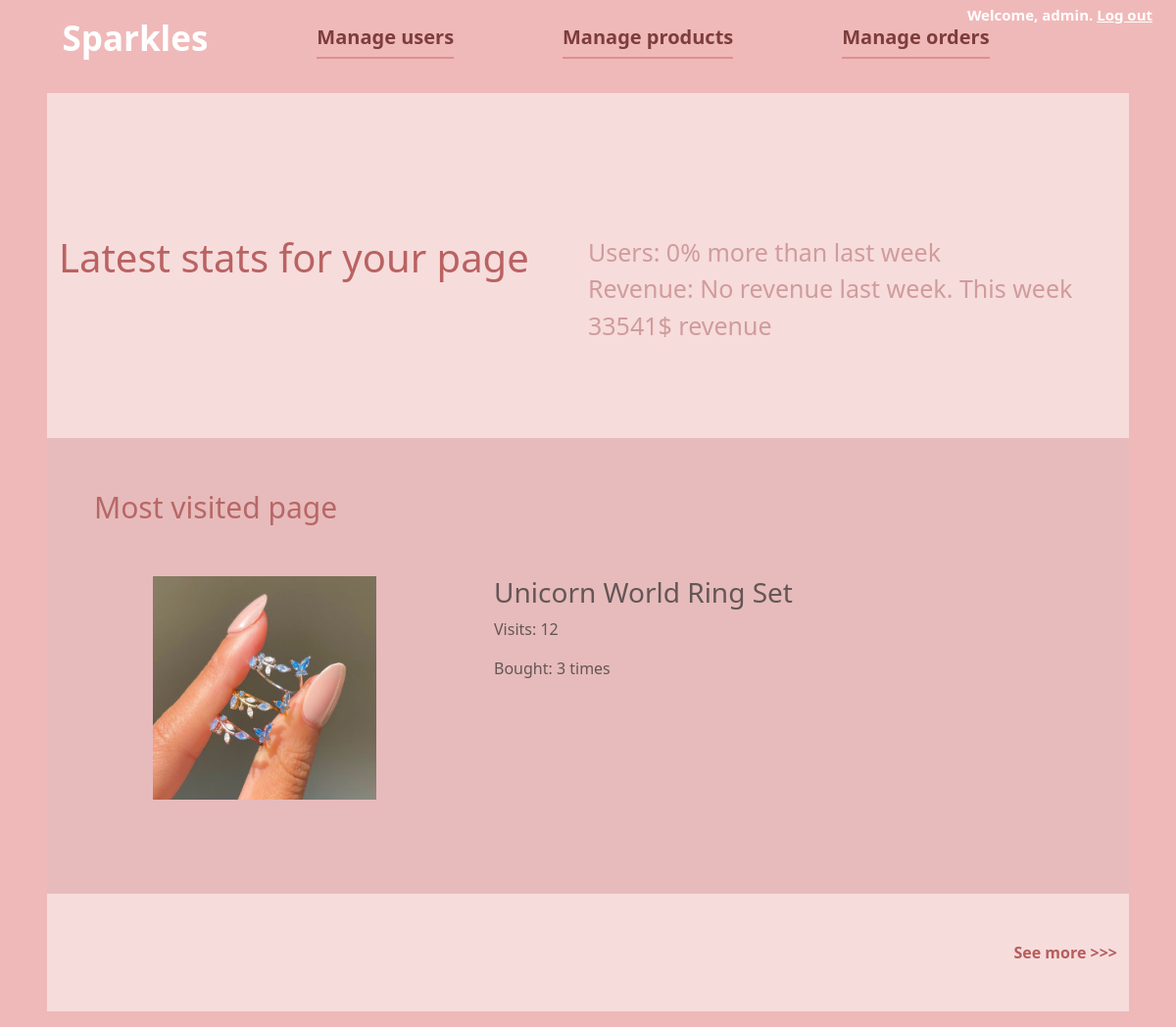
The page /dashboard/ (signed in) on the database its author committed.
### shop/models.py (models this page shows, shortened)
class Product(models.Model):
    name = models.CharField(max_length=255)
    quantity = models.IntegerField()
    price = models.IntegerField()
    image = models.ImageField(upload_to='images', blank=True)
    description = models.TextField(max_length=255)
    category = models.ForeignKey(Category, on_delete=models.CASCADE)
    brand = models.ForeignKey(Brand, on_delete=models.CASCADE, blank=True, null=True)
    visits = models.IntegerField(default=0)

### shop/views.py (the view)
# urls.py: path('dashboard/', dashboard, name="dashboard"),
@login_required(login_url="/admin_login")
@user_passes_test(is_seller, login_url="/admin_login")
def dashboard(request):
    context = dict()
    context['most_visited_product'] = get_most_visited_product_info()
    users_last_week = get_number_users_in_interval(14, 7)
    users_this_week = get_number_users_in_interval(7,0)
    msg_users =  f"{int((float(users_this_week)-float(users_last_week))*100/float(users_last_week))}% more than last week" if users_this_week>=users_last_week and users_last_week!=0 and users_this_week!=0 \
                else f"{int((float(users_last_week)-float(users_this_week))*100/float(users_this_week))}% less than last week" if users_last_week>users_this_week and users_last_week!=0 and users_this_week!=0 \
                else f"No users this week. Last week {users_last_week} new users" if users_this_week==0 \
                else f"No users last week. This week {users_this_week} new users"
    print(f"Users last week: {users_last_week}, this week: {users_this_week}")
    revenue_last_week = get_revenue_in_interval(14,7)
    revenue_this_week = get_revenue_in_interval(7,0)
    msg_revenue =  f"{int((float(revenue_this_week)-float(revenue_last_week))*100/float(revenue_last_week))}% more than last week" if revenue_this_week>=revenue_last_week and revenue_last_week!=0 and revenue_this_week!=0 \
                else f"{int((float(revenue_last_week)-float(revenue_this_week))*100/float(revenue_this_week))}% less than last week" if revenue_last_week>revenue_this_week and revenue_last_week!=0 and revenue_this_week!=0 \
                else f"No revenue this week. Last week {revenue_last_week}$ revenue" if revenue_this_week==0 \
                else f"No revenue last week. This week {revenue_this_week}$ revenue"
    print(f"Revenue last week: {revenue_last_week}, this week: {revenue_this_week}")
    context["user_info"] = msg_users
    context["revenue_info"] = msg_revenue
    return render(request, "seller/dashboard.html", context=context)

### shop/models.py (called while the page is built)
    def __str__(self) -> str:
        return f"{self.user.username} - {self.total}. Paid order: {self.paid}"

### shop/views.py (called while the page is built)
def is_seller(user):
    return user.groups.filter(name='Seller').exists()

def get_most_visited_product_info():
    product = max(Product.objects.all(), key=lambda x: x.visits)
    times_bought = len(OrderItem.objects.filter(product=product))
    return {"product" : product, "times_bought": times_bought}

def get_number_users_in_interval(start, end):
    start_date = datetime.datetime.now()
    if start!=0:
        start_date = datetime.datetime.now() - datetime.timedelta(days = start)
    end_date = datetime.datetime.now()
    if end!=0:
        end_date = datetime.datetime.now() - datetime.timedelta(days = end)
    users = User.objects.filter(date_joined__gt=start_date, date_joined__lte=end_date)
    print(f"Users: {users} Total {len(users)}")
    return len(users)

def get_revenue_in_interval(start, end):
    start_date = datetime.datetime.now()
    if start!=0:
        start_date = datetime.datetime.now() - datetime.timedelta(days = start)
    end_date = datetime.datetime.now()
    if end!=0:
        end_date = datetime.datetime.now() - datetime.timedelta(days = end)
    print(Order.objects.filter(paid=True).all())
    orders = Order.objects.filter(date__gt=start_date, date__lte=end_date, paid=True)
    print(f"{start}-{end} Orders: {orders} Total {len(orders)}")
    return sum(order.total for order in orders)

### shop/templates/seller/dashboard.html
{% extends "seller/seller_base.html" %}
{% block content %}
<div style="background-color: rgb(240, 185, 185);width: 100%;" >
    <div class="px-5 py-3" style="width: 100%; height: 100%;">
        <div style="background-color: rgba(255, 255, 255, 0.5); width: 100%; height: 100%;">
            <div class="container py-5">
                <div class="row py-5 my-5">
                    <div class="col"><h1 style="color: rgb(186, 98, 98);">Latest stats for your page</h1></div>
                    <div class="col" style="color: rgb(208, 156, 156); font-size: 25px;">
                        <div class="row">
                            Users: {{user_info}}
                        </div>
                        <div class="row">
                            Revenue: {{revenue_info}}
                        </div>
                    </div>
                </div>
                <div class="row my-5 p-5" style="background-color: rgb(231, 187, 187);">
                    <div class="col">
                        <div class="row" style="color: rgb(184, 103, 103); font-size: 30px;">Most visited page</div>
                        <div class="row">
                            <div class="col-md-3 m-5">
                                <img src="{{most_visited_product.product.image.url}}" width="100%"/>
                            </div>
                            <div class="col m-5" style="color: rgb(100, 86, 86);">
                                <h3>{{most_visited_product.product.name}}</h3>
                                <p>Visits: {{most_visited_product.product.visits}}</p>
                                <p>Bought: {{most_visited_product.times_bought}} times</p>
                            </div>
                        </div>
                    </div>
                </div>
                <div class="d-flex flex-row justify-content-end fw-bold" style="color: rgb(181, 93, 93);">
                    <a href="/stats">See more >>></a>
                </div>
            </div>
        </div>
    </div>
</div>
{% endblock %}

### static/style.css (style rules this page uses)
body { width: 100%; height: 100%; }
html { width: 100%; height: 100%; }
a { text-decoration: none; color: inherit; }

### rows shown on the page
Product: product.image (picture), product.name "Unicorn World Ring Set", product.visits "12"

### other values the page prints
{{ user_info }} "0% more than last week"
{{ revenue_info }} "No revenue last week. This week 33541$ revenue"
{{ most_visited_product.times_bought }} "3"
